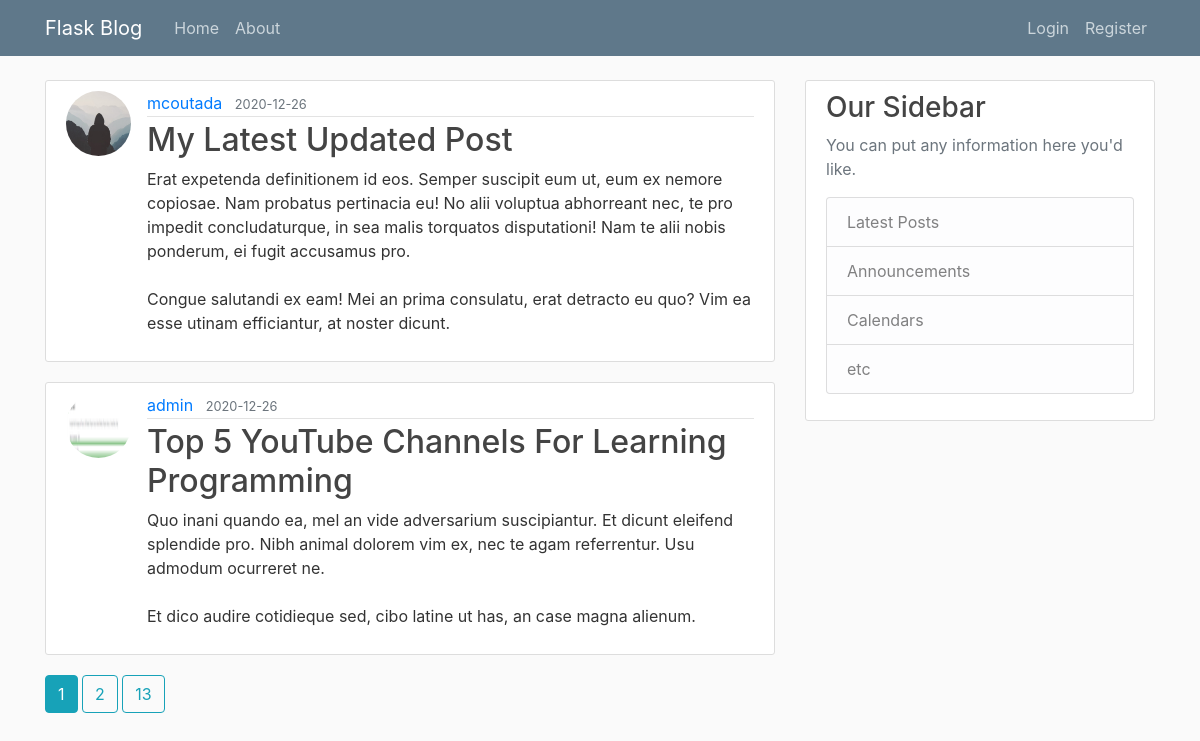
Page /home on the earlier database version.
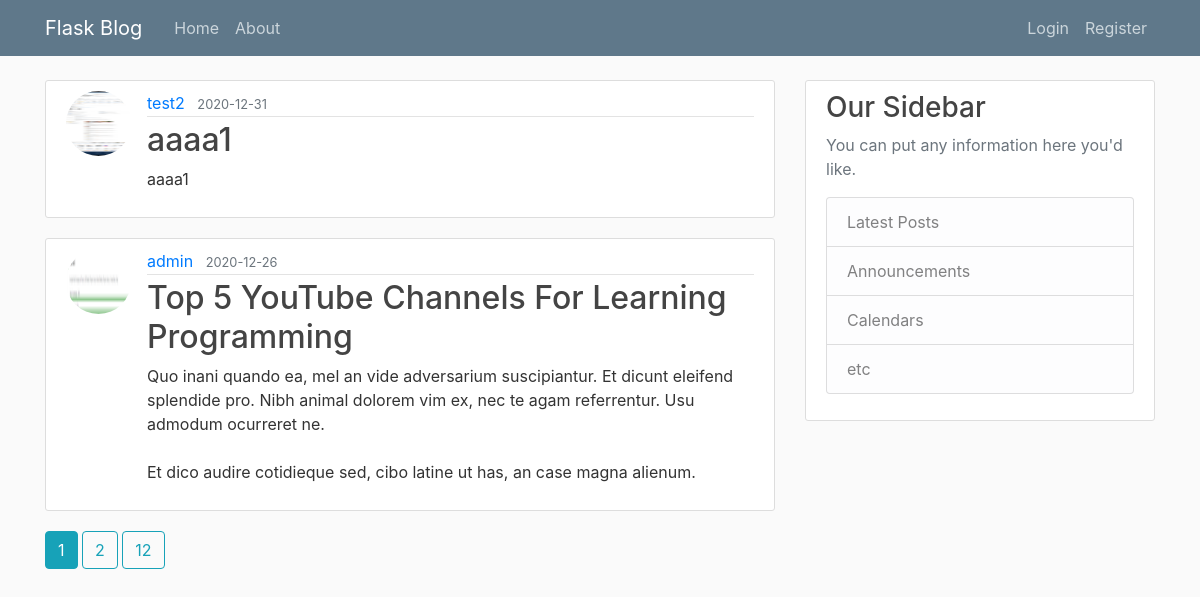
Same page on the later database version.
### flaskblog/models.py (models this page shows, shortened)
class Post(db.Model):
    id = db.Column(db.Integer, primary_key=True)
    title = db.Column(db.String(100), nullable=False)
    date_posted = db.Column(db.DateTime, nullable=False, default=datetime.utcnow)
    content = db.Column(db.Text, nullable=False)
    user_id = db.Column(db.Integer, db.ForeignKey("user.id"), nullable=False)

class User(db.Model, UserMixin):
    id = db.Column(db.Integer, primary_key=True)
    username = db.Column(db.String(20), unique=True, nullable=False)
    email = db.Column(db.String(120), unique=True, nullable=False)
    image_file = db.Column(db.String(20), nullable=False, default="default.jpg")
    password = db.Column(db.String(60), nullable=False)
    posts = db.relationship("Post", backref="author", lazy=True)

### flaskblog/main/routes.py (the view)
@main.route("/")
@main.route("/home")
def home():
    page = request.args.get("page", 1, type=int)
    posts = Post.query.order_by(Post.date_posted.desc()).paginate(page=page, per_page=2)
    return render_template("home.html", posts=posts)

### flaskblog/templates/home.html (shortened to what this page needs)
{% extends "layout.html" %}
{% block content %}
    {% for post in posts.items %}
        <article class="media content-section">
        <img class="rounded-circle article-img" src="{{url_for('static',filename="profile_pics/" + post.author.image_file)}}">
          <div class="media-body">
            <div class="article-metadata">
              <a class="mr-2" href="{{ url_for('users.user_posts', username=post.author.username) }}">{{ post.author.username }}</a>
              <small class="text-muted">{{ post.date_posted.strftime('%Y-%m-%d') }}</small>
            </div>
            <h2><a class="article-title" href="{{ url_for('posts.post', post_id=post.id) }}">{{ post.title }}</a></h2>
            <p class="article-content">{{ post.content }}</p>
          </div>
        </article>
    {% endfor %}
    {% for page_num in posts.iter_pages(left_edge=1, right_edge=1,left_current=1, right_current=2) %}
      {% if page_num %}
        {% if posts.page == page_num %}
            <a class='btn btn-info mb-4' href="{{url_for('main.home', page=page_num)}}"> {{ page_num }}</a>
        {% else %}
            <a class='btn btn-outline-info mb-4' href="{{url_for('main.home', page=page_num)}}"> {{ page_num }}</a>
        {% endif %}
      {% endif %}
    {% endfor %}
{% endblock content %}

### flaskblog/templates/layout.html (shortened to what this page needs)
<!DOCTYPE html>
<html lang="en">
<head>
    <link rel="stylesheet" href="https://stackpath.bootstrapcdn.com/bootstrap/4.3.1/css/bootstrap.min.css" />
    <link rel="stylesheet" type="text/css" href="{{ url_for('static', filename='main.css') }}" />
</head>
<body>
    <header class="site-header">
        <nav class="navbar navbar-expand-md navbar-dark bg-steel fixed-top">
            <div class="container">
                <a class="navbar-brand mr-4" href="/">Flask Blog</a>
                <div class="collapse navbar-collapse" id="navbarToggle">
                    <div class="navbar-nav mr-auto">
                        <a class="nav-item nav-link" href="{{ url_for('main.home') }}">Home</a>
                        <a class="nav-item nav-link" href="{{ url_for('main.about') }}">About</a>
                    </div>
                    <div class="navbar-nav">
                    {% if current_user.is_authenticated %}
                        <a class="nav-item nav-link" href="{{ url_for('posts.new_post') }}">New Post</a>
                        <a class="nav-item nav-link" href="{{ url_for('users.account') }}">Account</a>
                        <a class="nav-item nav-link" href="{{ url_for('users.logout') }}">Logout</a>
                    {% else %}
                        <a class="nav-item nav-link" href="{{ url_for('users.login') }}">Login</a>
                        <a class="nav-item nav-link" href="{{ url_for('users.register') }}">Register</a>
                    {% endif %}
                    </div>
                </div>
            </div>
        </nav>
    </header>
    <main role="main" class="container">
        <div class="row">
            <div class="col-md-8">
                {% block content %}
                {% endblock %}
            </div>
            <div class="col-md-4">
                <div class="content-section">
                    <h3>Our Sidebar</h3>
                    <p class='text-muted'>You can put any information here you'd like.
                        <ul class="list-group">
                            <li class="list-group-item list-group-item-light">Latest Posts</li>
                            <li class="list-group-item list-group-item-light">Announcements</li>
                            <li class="list-group-item list-group-item-light">Calendars</li>
                            <li class="list-group-item list-group-item-light">etc</li>
                        </ul>
                    </p>
                </div>
            </div>
        </div>
    </main>
</body>
</html>

### flaskblog/static/main.css (style rules this page uses)
body { background: #fafafa; color: #333333; margin-top: 5rem; }
h1, h2, h3, h4, h5, h6 { color: #444444; }
.bg-steel { background-color: #5f788a; }
.site-header .navbar-nav .nav-link { color: #cbd5db; }
.content-section { background: #ffffff; padding: 10px 20px; border: 1px solid #dddddd; border-radius: 3px; margin-bottom: 20px; }
.article-title { color: #444444; }
.article-content { white-space: pre-line; }
.article-img { height: 65px; width: 65px; margin-right: 16px; }
.article-metadata { padding-bottom: 1px; margin-bottom: 4px; border-bottom: 1px solid #e3e3e3 }

Differences in the rows shown:
removed Post: image_file (placeholder picture), author.username "mcoutada", date_posted "2020-12-26", title "My Latest Updated Post", content "Erat expetenda definitionem id eos. Semper suscipit eum ut, eum ex nemore copiosae. Nam probatus pertinacia eu! No alii voluptua abhorreant nec, te pro impedit concludaturque, in sea malis torquatos disputationi! Nam te alii nobis ponderum, ei fugit accusamus pro. Congue salutandi ex eam! Mei an prima consulatu, erat detracto eu quo? Vim ea esse utinam efficiantur, at noster dicunt."
added Post: image_file (picture), author.username "test2", date_posted "2020-12-31", title "aaaa1", content "aaaa1"
Other differences:
new list line: "12"
list line gone: "13"
